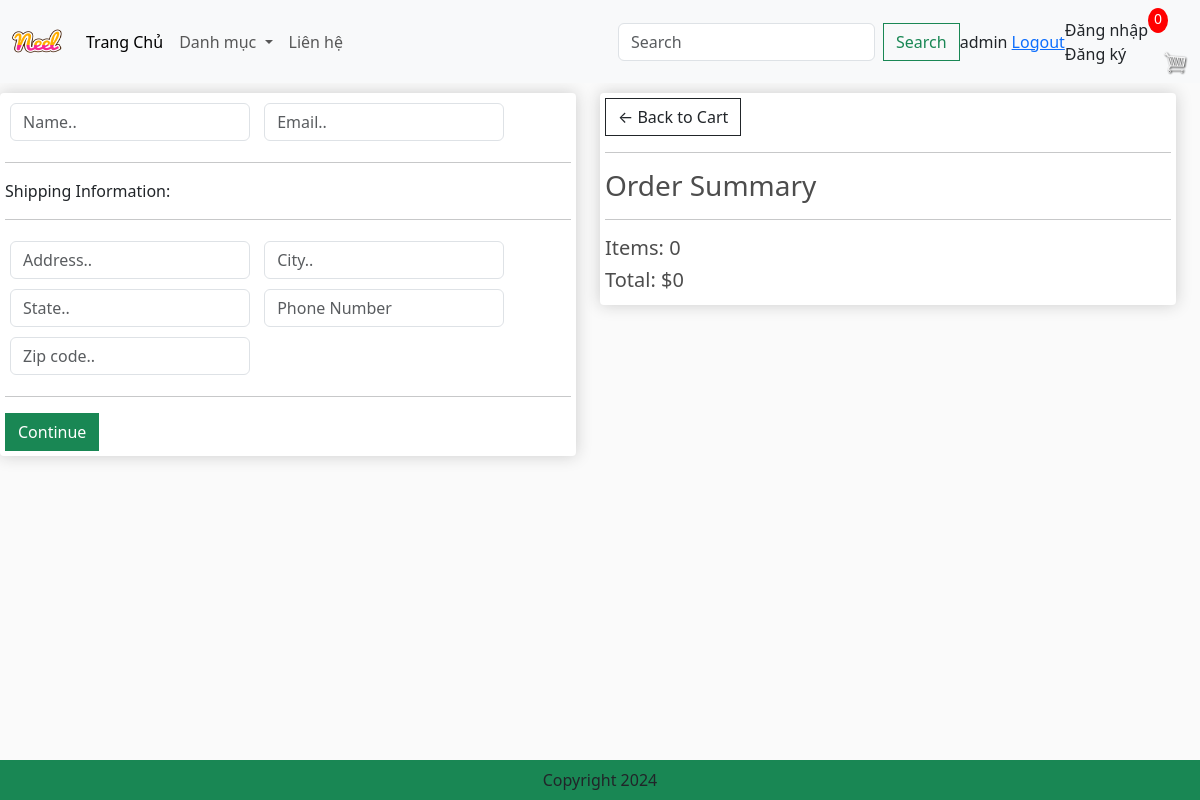
/checkout/ (signed in), run on an earlier commit of the app's database.
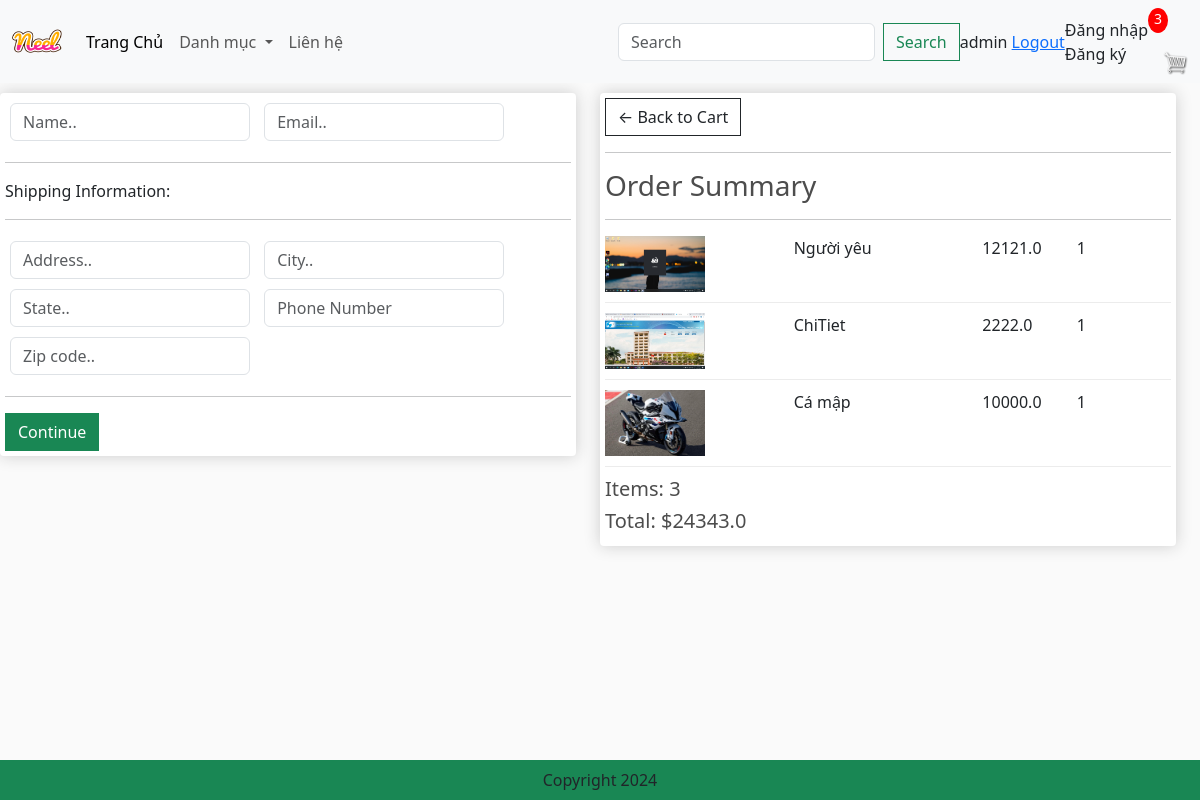
And on a later commit of the database.
### app/models.py (models this page shows, shortened)
class Order(models.Model):
    customer = models.ForeignKey(User,on_delete=models.SET_NULL,blank=True,null=True)
    date_order = models.DateTimeField(auto_now_add=True)
    complete = models.BooleanField(default=False,null=True,blank=False)
    transaction_id = models.CharField(max_length=200,null=True)
    @property
    def get_cart_items(self):
        orderitems = self.orderitem_set.all()
        total = sum([item.quantity for item in orderitems])
        return total
    @property
    def get_cart_total(self):
        orderitems = self.orderitem_set.all()
        total = sum([item.get_total for item in orderitems])
        return total

class OrderItem(models.Model):
    product = models.ForeignKey(Product,on_delete=models.SET_NULL,blank=True,null=True)
    order = models.ForeignKey(Order,on_delete=models.SET_NULL,blank=True,null=True)
    quantity = models.IntegerField(default=0,null=True,blank=True)
    date_added = models.DateTimeField(auto_now_add=True)
    @property
    def get_total(self):
        total = self.product.price * self.quantity
        return total

class Product(models.Model):
    category = models.ManyToManyField(Category, related_name='product')
    name = models.CharField(max_length=200,null=True)
    price = models.FloatField()
    digital = models.BooleanField(default=False,null=True,blank=False) #sản phẩn bán có pải kỹ thuật số hay ko(bán kẹo thì thay)
    image = models.ImageField(null=True,blank=True)
    @property
    def ImageURL(self):
        try:
            url= self.image.url
        except:
            url=''
        return url

### app/views.py (the view)
# urls.py: path('checkout/', views.checkout, name='checkout'),
def checkout(request):
    if request.user.is_authenticated:
        customer = request.user
        order, created = Order.objects.get_or_create(customer =customer,complete =False)
        items = order.orderitem_set.all()
        cartItems =order.get_cart_items
    else:
        items=[]
        order = {'get_cart_items':0,'get_cart_total':0}
        cartItems = order['get_cart_items']
    context={'items': items,'order': order,'cartItems': cartItems}
    return render(request, 'app/checkout.html', context)

### app/templates/app/checkout.html (shortened to what this page needs)
{% extends 'app/base.html' %}
{% load static %}
{% block content_checkout %}
     <div class="row" style="width:100%">
		<div class="col-lg-6">
			<div class="box-element" id="form-wrapper">
				<form id="form">
					<div id="user-info">
						<div class="form-field">
							<input required class="form-control" type="text" name="name" placeholder="Name..">
						</div>
						<div class="form-field">
							<input required class="form-control" type="email" name="email" placeholder="Email..">
						</div>
					</div>
					<div id="shipping-info">
						<hr>
						<p>Shipping Information:</p>
						<hr>
						<div class="form-field">
							<input class="form-control" type="text" name="address" placeholder="Address..">
						</div>
						<div class="form-field">
							<input class="form-control" type="text" name="city" placeholder="City..">
						</div>
						<div class="form-field">
							<input class="form-control" type="text" name="state" placeholder="State..">
						</div>
						<div class="form-field">
							<input class="form-control" type="text" name="mobile" placeholder="Phone Number">
						</div>
						<div class="form-field">
							<input class="form-control" type="text" name="country" placeholder="Zip code..">
						</div>
					</div>
					<hr>
					<input id="form-button" class="btn btn-success btn-block" type="submit" value="Continue">
				</form>
			</div>
			<br>
		</div>
		<div class="col-lg-6">
			<div class="box-element">
				<a  class="btn btn-outline-dark" href="{% url 'cart' %}">&#x2190; Back to Cart</a>
				<hr>
				<h3>Order Summary</h3>
				<hr>
				{% for item in items  %}
				<div class="cart-row">
					<div style="flex:2"><img class="row-image" src="{{item.product.ImageURL}}"></div>
					<div style="flex:2"><p>{{item.product.name}}</p></div>
					<div style="flex:1"><p>{{item.product.price}}</p></div>
					<div style="flex:1"><p>{{item.quantity}}</p></div>
				</div>
				{% endfor %}
				<h5>Items:   {{order.get_cart_items}}</h5>
				<h5>Total: ${{order.get_cart_total}}</h5>
			</div>
		</div>
	</div>
{% endblock content_checkout %}

### app/templates/app/base.html (shortened to what this page needs)
{% load static %}
<!DOCTYPE html>
<html>
    <head>
        <link href="https://cdn.jsdelivr.net/npm/bootstrap@5.3.3/dist/css/bootstrap.min.css" rel="stylesheet"/>
        <link href-"{%static 'app/css/style.css' %}" rel="stylesheet"/>
        <link href-"{%static 'app/css/all.min.css' %}" rel="stylesheet"/>
        <link href-"{%static 'app/css/owl.carousel.min.css' %}" rel="stylesheet"/>
        <link rel="stylesheet" type="text/css" href="{%static 'app/css/main.css' %}">
        <link rel="stylesheet" href="">
    </head>
    <body>
        <nav class="navbar navbar-expand-lg bg-body-tertiary">
            <div class="container-fluid">
              <a class="navbar-brand" href="{% url 'home'%}">
                <img src=" {% static 'app/images/Neel.png' %}" width="50" height="50"/>
              </a>
              <div class="collapse navbar-collapse" id="navbarSupportedContent">
                <ul class="navbar-nav me-auto mb-2 mb-lg-0">
                  <li class="nav-item">
                    <a class="nav-link active" aria-current="page" href="{% url 'home'%}">Trang Chủ</a>
                  </li>
                  <li class="nav-item dropdown">
                    <a class="nav-link dropdown-toggle" href="#" role="button" data-bs-toggle="dropdown" aria-expanded="false">
                      Danh mục
                    </a>
                  </li>
                  <li class="nav-item">
                    <a class="nav-link"  href="#">Liên hệ</a>
                  </li>
                </ul>
                <form class="d-flex" role="search" method = POST action = "{% url "search" %}" >
                  <input class="form-control me-2" type="search" placeholder="Search" aria-label="Search" name="searched">
                  <button class="btn btn-outline-success" type="submit">Search</button>
                </form>
              </div>
                <div class="form-inline mb-2 mb-lg-0" style = "visibility: {{user_login}}">
                  <span> {{request.user}} </span>
                  <span><a href = "{% url 'logout' %}"> Logout</a></span>
                </div>
                <div class="form-inline mb-2 mb-lg-0" style = "visibility: {{user_not_login}}">
                  <a class="nav-link"  href="{% url 'login' %}">Đăng nhập</a>
                  <a class="nav-link"  href="{% url 'register' %}">Đăng ký</a>
                </div>
              <div class="form-inline my-2 my-lg-0">
                <p id="cart-total">{{cartItems}}</p>
                <a href="{% url "cart" %}"><img id="cart-icon" src="{% static "images/cart.png" %}"></a>
              </div>
            </div>
          </nav>
          {% block content_checkout %} {% endblock content_checkout %}
          <footer class="container-fluid bg-success text-center fixed-bottom p-2 mt-5">
            Copyright 2024
          </footer>
    </body>
</html>

What changed in the data, as far as the page shows it:
added OrderItem: product.ImageURL (picture), product.name "Người yêu", product.price "12121.0", quantity "1"
added OrderItem: product.ImageURL (picture), product.name "ChiTiet", product.price "2222.0", quantity "1"
added OrderItem: product.ImageURL (picture), product.name "Cá mập", product.price "10000.0", quantity "1"
computed for Order: get_cart_items "0" → "3"; get_cart_total "0" → "24343.0"
Also different on the page:
{{ cartItems }}: "0" → "3"
